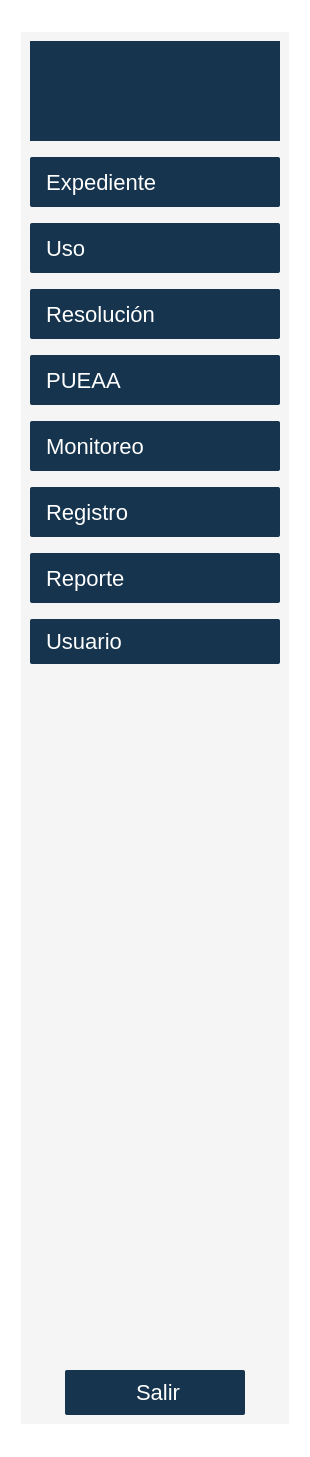
<?xml version="1.0" encoding="UTF-8"?>
<ui version="4.0">
 <class>Form</class>
 <widget class="QWidget" name="Form">
  <property name="geometry">
   <rect>
    <x>0</x>
    <y>0</y>
    <width>310</width>
    <height>1457</height>
   </rect>
  </property>
  <property name="sizePolicy">
   <sizepolicy hsizetype="Fixed" vsizetype="Fixed">
    <horstretch>0</horstretch>
    <verstretch>0</verstretch>
   </sizepolicy>
  </property>
  <property name="minimumSize">
   <size>
    <width>300</width>
    <height>600</height>
   </size>
  </property>
  <property name="windowTitle">
   <string>Navbar</string>
  </property>
  <property name="styleSheet">
   <string notr="true">background-color: rgb(238, 238, 238);
background-color: rgb(255, 255, 255);</string>
  </property>
  <layout class="QHBoxLayout" name="horizontalLayout">
   <item>
    <widget class="QWidget" name="widget" native="true">
     <property name="sizePolicy">
      <sizepolicy hsizetype="Fixed" vsizetype="Fixed">
       <horstretch>0</horstretch>
       <verstretch>0</verstretch>
      </sizepolicy>
     </property>
     <layout class="QVBoxLayout" name="verticalLayout">
      <item>
       <widget class="QStackedWidget" name="stackedWidget">
        <property name="sizePolicy">
         <sizepolicy hsizetype="Fixed" vsizetype="Fixed">
          <horstretch>0</horstretch>
          <verstretch>0</verstretch>
         </sizepolicy>
        </property>
        <property name="minimumSize">
         <size>
          <width>250</width>
          <height>550</height>
         </size>
        </property>
        <property name="styleSheet">
         <string notr="true">background-color: #f5f5f5
</string>
        </property>
        <property name="frameShape">
         <enum>QFrame::NoFrame</enum>
        </property>
        <property name="frameShadow">
         <enum>QFrame::Plain</enum>
        </property>
        <property name="lineWidth">
         <number>0</number>
        </property>
        <widget class="QWidget" name="stackedWidgetPage1">
         <layout class="QVBoxLayout" name="verticalLayout_3">
          <item>
           <widget class="QLabel" name="label">
            <property name="sizePolicy">
             <sizepolicy hsizetype="Fixed" vsizetype="Fixed">
              <horstretch>0</horstretch>
              <verstretch>0</verstretch>
             </sizepolicy>
            </property>
            <property name="minimumSize">
             <size>
              <width>250</width>
              <height>100</height>
             </size>
            </property>
            <property name="maximumSize">
             <size>
              <width>250</width>
              <height>100</height>
             </size>
            </property>
            <property name="styleSheet">
             <string notr="true"> background-color: #16344D; /* Color de fondo */</string>
            </property>
            <property name="text">
             <string/>
            </property>
            <property name="pixmap">
             <pixmap>../../assets/icono.png</pixmap>
            </property>
            <property name="scaledContents">
             <bool>true</bool>
            </property>
           </widget>
          </item>
          <item>
           <spacer name="verticalSpacer_2">
            <property name="orientation">
             <enum>Qt::Vertical</enum>
            </property>
            <property name="sizeType">
             <enum>QSizePolicy::Fixed</enum>
            </property>
            <property name="sizeHint" stdset="0">
             <size>
              <width>20</width>
              <height>10</height>
             </size>
            </property>
           </spacer>
          </item>
          <item>
           <widget class="QPushButton" name="BtnExpediente">
            <property name="sizePolicy">
             <sizepolicy hsizetype="Fixed" vsizetype="Fixed">
              <horstretch>0</horstretch>
              <verstretch>0</verstretch>
             </sizepolicy>
            </property>
            <property name="minimumSize">
             <size>
              <width>250</width>
              <height>50</height>
             </size>
            </property>
            <property name="cursor">
             <cursorShape>PointingHandCursor</cursorShape>
            </property>
            <property name="styleSheet">
             <string notr="true">QPushButton {
    background-color: #16344D; /* Color de fondo */
    border-radius: 2px; /* Bordes redondeados */
    color: white; /* Color del texto */
    padding: 5px 10px; /* Espaciado interno */
    border: none; /* Elimina el borde predeterminado */
    font-size: 22px; /* Tamaño de fuente */
    text-align: left; /* Alinea el texto a la izquierda */
}

QPushButton:hover {
    background-color: #1A4567; /* Color de fondo al pasar el mouse */
    box-shadow: 0 0 10px rgba(0, 0, 0, 0.5); /* Sombra al pasar el mouse */
    transform: scale(1.02); /* Ligero aumento al pasar el mouse */
    transition: all 0.3s ease-in-out; /* Transición suave */
}

QPushButton::icon {
    padding-right: 5px; /* Espaciado entre el icono y el texto */
}
</string>
            </property>
            <property name="text">
             <string> Expediente</string>
            </property>
            <property name="icon">
             <iconset>
              <normaloff>../../assets/iconos/expediente (1).png</normaloff>../../assets/iconos/expediente (1).png</iconset>
            </property>
            <property name="iconSize">
             <size>
              <width>24</width>
              <height>24</height>
             </size>
            </property>
           </widget>
          </item>
          <item>
           <spacer name="verticalSpacer_3">
            <property name="orientation">
             <enum>Qt::Vertical</enum>
            </property>
            <property name="sizeType">
             <enum>QSizePolicy::Fixed</enum>
            </property>
            <property name="sizeHint" stdset="0">
             <size>
              <width>20</width>
              <height>10</height>
             </size>
            </property>
           </spacer>
          </item>
          <item>
           <widget class="QPushButton" name="BtnUso">
            <property name="sizePolicy">
             <sizepolicy hsizetype="Fixed" vsizetype="Fixed">
              <horstretch>0</horstretch>
              <verstretch>0</verstretch>
             </sizepolicy>
            </property>
            <property name="minimumSize">
             <size>
              <width>250</width>
              <height>50</height>
             </size>
            </property>
            <property name="cursor">
             <cursorShape>PointingHandCursor</cursorShape>
            </property>
            <property name="styleSheet">
             <string notr="true">QPushButton {
    background-color: #16344D; /* Color de fondo */
    border-radius: 2px; /* Bordes redondeados */
    color: white; /* Color del texto */
    padding: 5px 10px; /* Espaciado interno */
    border: none; /* Elimina el borde predeterminado */
    font-size: 22px; /* Tamaño de fuente */
    text-align: left; /* Alinea el texto a la izquierda */
}

QPushButton:hover {
    background-color: #1A4567; /* Color de fondo al pasar el mouse */
    box-shadow: 0 0 10px rgba(0, 0, 0, 0.5); /* Sombra al pasar el mouse */
    transform: scale(1.02); /* Ligero aumento al pasar el mouse */
    transition: all 0.3s ease-in-out; /* Transición suave */
}

QPushButton::icon {
    padding-right: 5px; /* Espaciado entre el icono y el texto */
}
</string>
            </property>
            <property name="text">
             <string> Uso</string>
            </property>
            <property name="icon">
             <iconset>
              <normaloff>../../assets/iconos/gotas.png</normaloff>../../assets/iconos/gotas.png</iconset>
            </property>
            <property name="iconSize">
             <size>
              <width>24</width>
              <height>24</height>
             </size>
            </property>
           </widget>
          </item>
          <item>
           <spacer name="verticalSpacer_7">
            <property name="orientation">
             <enum>Qt::Vertical</enum>
            </property>
            <property name="sizeType">
             <enum>QSizePolicy::Fixed</enum>
            </property>
            <property name="sizeHint" stdset="0">
             <size>
              <width>20</width>
              <height>10</height>
             </size>
            </property>
           </spacer>
          </item>
          <item>
           <widget class="QPushButton" name="BtnResolucion">
            <property name="sizePolicy">
             <sizepolicy hsizetype="Fixed" vsizetype="Fixed">
              <horstretch>0</horstretch>
              <verstretch>0</verstretch>
             </sizepolicy>
            </property>
            <property name="minimumSize">
             <size>
              <width>250</width>
              <height>50</height>
             </size>
            </property>
            <property name="cursor">
             <cursorShape>PointingHandCursor</cursorShape>
            </property>
            <property name="styleSheet">
             <string notr="true">QPushButton {
    background-color: #16344D; /* Color de fondo */
    border-radius: 2px; /* Bordes redondeados */
    color: white; /* Color del texto */
    padding: 5px 10px; /* Espaciado interno */
    border: none; /* Elimina el borde predeterminado */
    font-size: 22px; /* Tamaño de fuente */
    text-align: left; /* Alinea el texto a la izquierda */
}

QPushButton:hover {
    background-color: #1A4567; /* Color de fondo al pasar el mouse */
    box-shadow: 0 0 10px rgba(0, 0, 0, 0.5); /* Sombra al pasar el mouse */
    transform: scale(1.02); /* Ligero aumento al pasar el mouse */
    transition: all 0.3s ease-in-out; /* Transición suave */
}

QPushButton::icon {
    padding-right: 5px; /* Espaciado entre el icono y el texto */
}
</string>
            </property>
            <property name="text">
             <string> Resolución</string>
            </property>
            <property name="icon">
             <iconset>
              <normaloff>../../assets/iconos/legal.png</normaloff>../../assets/iconos/legal.png</iconset>
            </property>
            <property name="iconSize">
             <size>
              <width>32</width>
              <height>32</height>
             </size>
            </property>
           </widget>
          </item>
          <item>
           <spacer name="verticalSpacer_10">
            <property name="orientation">
             <enum>Qt::Vertical</enum>
            </property>
            <property name="sizeType">
             <enum>QSizePolicy::Fixed</enum>
            </property>
            <property name="sizeHint" stdset="0">
             <size>
              <width>20</width>
              <height>10</height>
             </size>
            </property>
           </spacer>
          </item>
          <item>
           <widget class="QPushButton" name="BtnPUEAA">
            <property name="sizePolicy">
             <sizepolicy hsizetype="Fixed" vsizetype="Fixed">
              <horstretch>0</horstretch>
              <verstretch>0</verstretch>
             </sizepolicy>
            </property>
            <property name="minimumSize">
             <size>
              <width>250</width>
              <height>50</height>
             </size>
            </property>
            <property name="cursor">
             <cursorShape>PointingHandCursor</cursorShape>
            </property>
            <property name="styleSheet">
             <string notr="true">QPushButton {
    background-color: #16344D; /* Color de fondo */
    border-radius: 2px; /* Bordes redondeados */
    color: white; /* Color del texto */
    padding: 5px 10px; /* Espaciado interno */
    border: none; /* Elimina el borde predeterminado */
    font-size: 22px; /* Tamaño de fuente */
    text-align: left; /* Alinea el texto a la izquierda */
}

QPushButton:hover {
    background-color: #1A4567; /* Color de fondo al pasar el mouse */
    box-shadow: 0 0 10px rgba(0, 0, 0, 0.5); /* Sombra al pasar el mouse */
    transform: scale(1.02); /* Ligero aumento al pasar el mouse */
    transition: all 0.3s ease-in-out; /* Transición suave */
}

QPushButton::icon {
    padding-right: 5px; /* Espaciado entre el icono y el texto */
}
</string>
            </property>
            <property name="text">
             <string> PUEAA</string>
            </property>
            <property name="icon">
             <iconset>
              <normaloff>../../assets/iconos/siembra.png</normaloff>../../assets/iconos/siembra.png</iconset>
            </property>
            <property name="iconSize">
             <size>
              <width>24</width>
              <height>24</height>
             </size>
            </property>
           </widget>
          </item>
          <item>
           <spacer name="verticalSpacer_4">
            <property name="orientation">
             <enum>Qt::Vertical</enum>
            </property>
            <property name="sizeType">
             <enum>QSizePolicy::Fixed</enum>
            </property>
            <property name="sizeHint" stdset="0">
             <size>
              <width>20</width>
              <height>10</height>
             </size>
            </property>
           </spacer>
          </item>
          <item>
           <widget class="QPushButton" name="BtnMonitoreo">
            <property name="sizePolicy">
             <sizepolicy hsizetype="Fixed" vsizetype="Fixed">
              <horstretch>0</horstretch>
              <verstretch>0</verstretch>
             </sizepolicy>
            </property>
            <property name="minimumSize">
             <size>
              <width>250</width>
              <height>50</height>
             </size>
            </property>
            <property name="cursor">
             <cursorShape>PointingHandCursor</cursorShape>
            </property>
            <property name="styleSheet">
             <string notr="true">QPushButton {
    background-color: #16344D; /* Color de fondo */
    border-radius: 2px; /* Bordes redondeados */
    color: white; /* Color del texto */
    padding: 5px 10px; /* Espaciado interno */
    border: none; /* Elimina el borde predeterminado */
    font-size: 22px
; /* Tamaño de fuente */
    text-align: left; /* Alinea el texto a la izquierda */
}

QPushButton:hover {
    background-color: #1A4567; /* Color de fondo al pasar el mouse */
    box-shadow: 0 0 10px rgba(0, 0, 0, 0.5); /* Sombra al pasar el mouse */
    transform: scale(1.02); /* Ligero aumento al pasar el mouse */
    transition: all 0.3s ease-in-out; /* Transición suave */
}

QPushButton::icon {
    padding-right: 5px; /* Espaciado entre el icono y el texto */
}
</string>
            </property>
            <property name="text">
             <string> Monitoreo</string>
            </property>
            <property name="icon">
             <iconset>
              <normaloff>../../assets/iconos/stock-chart.png</normaloff>../../assets/iconos/stock-chart.png</iconset>
            </property>
            <property name="iconSize">
             <size>
              <width>24</width>
              <height>24</height>
             </size>
            </property>
           </widget>
          </item>
          <item>
           <spacer name="verticalSpacer_9">
            <property name="orientation">
             <enum>Qt::Vertical</enum>
            </property>
            <property name="sizeType">
             <enum>QSizePolicy::Fixed</enum>
            </property>
            <property name="sizeHint" stdset="0">
             <size>
              <width>20</width>
              <height>10</height>
             </size>
            </property>
           </spacer>
          </item>
          <item alignment="Qt::AlignHCenter|Qt::AlignTop">
           <widget class="QPushButton" name="BtnRegistros">
            <property name="sizePolicy">
             <sizepolicy hsizetype="Fixed" vsizetype="Fixed">
              <horstretch>0</horstretch>
              <verstretch>0</verstretch>
             </sizepolicy>
            </property>
            <property name="minimumSize">
             <size>
              <width>250</width>
              <height>50</height>
             </size>
            </property>
            <property name="cursor">
             <cursorShape>PointingHandCursor</cursorShape>
            </property>
            <property name="styleSheet">
             <string notr="true">QPushButton {
    background-color: #16344D; /* Color de fondo */
    border-radius: 2px; /* Bordes redondeados */
    color: white; /* Color del texto */
    padding: 5px 10px; /* Espaciado interno */
    border: none; /* Elimina el borde predeterminado */
    font-size: 22px; /* Tamaño de fuente */
    text-align: left; /* Alinea el texto a la izquierda */
}

QPushButton:hover {
    background-color: #1A4567; /* Color de fondo al pasar el mouse */
    box-shadow: 0 0 10px rgba(0, 0, 0, 0.5); /* Sombra al pasar el mouse */
    transform: scale(1.02); /* Ligero aumento al pasar el mouse */
    transition: all 0.3s ease-in-out; /* Transición suave */
}

QPushButton::icon {
    padding-right: 5px; /* Espaciado entre el icono y el texto */
}
</string>
            </property>
            <property name="text">
             <string> Registro</string>
            </property>
            <property name="icon">
             <iconset>
              <normaloff>../../assets/iconos/folder.png</normaloff>../../assets/iconos/folder.png</iconset>
            </property>
            <property name="iconSize">
             <size>
              <width>24</width>
              <height>24</height>
             </size>
            </property>
           </widget>
          </item>
          <item>
           <spacer name="verticalSpacer_5">
            <property name="orientation">
             <enum>Qt::Vertical</enum>
            </property>
            <property name="sizeType">
             <enum>QSizePolicy::Fixed</enum>
            </property>
            <property name="sizeHint" stdset="0">
             <size>
              <width>20</width>
              <height>10</height>
             </size>
            </property>
           </spacer>
          </item>
          <item alignment="Qt::AlignHCenter|Qt::AlignTop">
           <widget class="QPushButton" name="BtnReportes">
            <property name="sizePolicy">
             <sizepolicy hsizetype="Fixed" vsizetype="Fixed">
              <horstretch>0</horstretch>
              <verstretch>0</verstretch>
             </sizepolicy>
            </property>
            <property name="minimumSize">
             <size>
              <width>250</width>
              <height>50</height>
             </size>
            </property>
            <property name="cursor">
             <cursorShape>PointingHandCursor</cursorShape>
            </property>
            <property name="styleSheet">
             <string notr="true">QPushButton {
    background-color: #16344D; /* Color de fondo */
    border-radius: 2px; /* Bordes redondeados */
    color: white; /* Color del texto */
    padding: 5px 10px; /* Espaciado interno */
    border: none; /* Elimina el borde predeterminado */
    font-size: 22px; /* Tamaño de fuente */
    text-align: left; /* Alinea el texto a la izquierda */
}

QPushButton:hover {
    background-color: #1A4567; /* Color de fondo al pasar el mouse */
    box-shadow: 0 0 10px rgba(0, 0, 0, 0.5); /* Sombra al pasar el mouse */
    transform: scale(1.02); /* Ligero aumento al pasar el mouse */
    transition: all 0.3s ease-in-out; /* Transición suave */
}

QPushButton::icon {
    padding-right: 5px; /* Espaciado entre el icono y el texto */
}
</string>
            </property>
            <property name="text">
             <string> Reporte</string>
            </property>
            <property name="icon">
             <iconset>
              <normaloff>../../assets/iconos/grafico-de-barras.png</normaloff>../../assets/iconos/grafico-de-barras.png</iconset>
            </property>
            <property name="iconSize">
             <size>
              <width>24</width>
              <height>24</height>
             </size>
            </property>
           </widget>
          </item>
          <item>
           <spacer name="verticalSpacer_6">
            <property name="orientation">
             <enum>Qt::Vertical</enum>
            </property>
            <property name="sizeType">
             <enum>QSizePolicy::Fixed</enum>
            </property>
            <property name="sizeHint" stdset="0">
             <size>
              <width>20</width>
              <height>10</height>
             </size>
            </property>
           </spacer>
          </item>
          <item alignment="Qt::AlignHCenter">
           <widget class="QPushButton" name="BtnUsuarios">
            <property name="sizePolicy">
             <sizepolicy hsizetype="Fixed" vsizetype="Fixed">
              <horstretch>0</horstretch>
              <verstretch>0</verstretch>
             </sizepolicy>
            </property>
            <property name="minimumSize">
             <size>
              <width>250</width>
              <height>45</height>
             </size>
            </property>
            <property name="cursor">
             <cursorShape>PointingHandCursor</cursorShape>
            </property>
            <property name="styleSheet">
             <string notr="true">QPushButton {
    background-color: #16344D; /* Color de fondo */
    border-radius: 2px; /* Bordes redondeados */
    color: white; /* Color del texto */
    padding: 5px 10px; /* Espaciado interno */
    border: none; /* Elimina el borde predeterminado */
    font-size: 22px; /* Tamaño de fuente */
    text-align: left; /* Alinea el texto a la izquierda */
}

QPushButton:hover {
    background-color: #1A4567; /* Color de fondo al pasar el mouse */
    box-shadow: 0 0 10px rgba(0, 0, 0, 0.5); /* Sombra al pasar el mouse */
    transform: scale(1.02); /* Ligero aumento al pasar el mouse */
    transition: all 0.3s ease-in-out; /* Transición suave */
}

QPushButton::icon {
    padding-right: 5px; /* Espaciado entre el icono y el texto */
}
</string>
            </property>
            <property name="text">
             <string> Usuario</string>
            </property>
            <property name="icon">
             <iconset>
              <normaloff>../../assets/iconos/nuevo-usuario.png</normaloff>../../assets/iconos/nuevo-usuario.png</iconset>
            </property>
            <property name="iconSize">
             <size>
              <width>24</width>
              <height>24</height>
             </size>
            </property>
           </widget>
          </item>
          <item>
           <spacer name="verticalSpacer">
            <property name="orientation">
             <enum>Qt::Vertical</enum>
            </property>
            <property name="sizeType">
             <enum>QSizePolicy::Fixed</enum>
            </property>
            <property name="sizeHint" stdset="0">
             <size>
              <width>20</width>
              <height>700</height>
             </size>
            </property>
           </spacer>
          </item>
          <item alignment="Qt::AlignHCenter|Qt::AlignBottom">
           <widget class="QPushButton" name="BtnSalir">
            <property name="sizePolicy">
             <sizepolicy hsizetype="Fixed" vsizetype="Fixed">
              <horstretch>0</horstretch>
              <verstretch>0</verstretch>
             </sizepolicy>
            </property>
            <property name="minimumSize">
             <size>
              <width>180</width>
              <height>45</height>
             </size>
            </property>
            <property name="cursor">
             <cursorShape>PointingHandCursor</cursorShape>
            </property>
            <property name="styleSheet">
             <string notr="true">QPushButton {
    background-color: #16344D; /* Color de fondo */
    border-radius: 2px; /* Bordes redondeados */
    color: white; /* Color del texto */
    padding: 5px 10px; /* Espaciado interno */
    border: none; /* Elimina el borde predeterminado */
    font-size: 22px; /* Tamaño de fuente */
    text-align: Center; /* Alinea el texto a la izquierda */
}

QPushButton:hover {
    background-color: #D9844C; /* Color de fondo al pasar el mouse */
    box-shadow: 0 0 10px rgba(0, 0, 0, 0.5); /* Sombra al pasar el mouse */
    transform: scale(1.02); /* Ligero aumento al pasar el mouse */
    transition: all 0.3s ease-in-out; /* Transición suave */
}

QPushButton::icon {
    padding-right: 5px; /* Espaciado entre el icono y el texto */
}
</string>
            </property>
            <property name="text">
             <string> Salir</string>
            </property>
            <property name="icon">
             <iconset>
              <normaloff>../../assets/iconos/cerrar-sesion.png</normaloff>../../assets/iconos/cerrar-sesion.png</iconset>
            </property>
            <property name="iconSize">
             <size>
              <width>24</width>
              <height>24</height>
             </size>
            </property>
           </widget>
          </item>
         </layout>
        </widget>
       </widget>
      </item>
     </layout>
    </widget>
   </item>
  </layout>
 </widget>
 <resources/>
 <connections/>
</ui>
